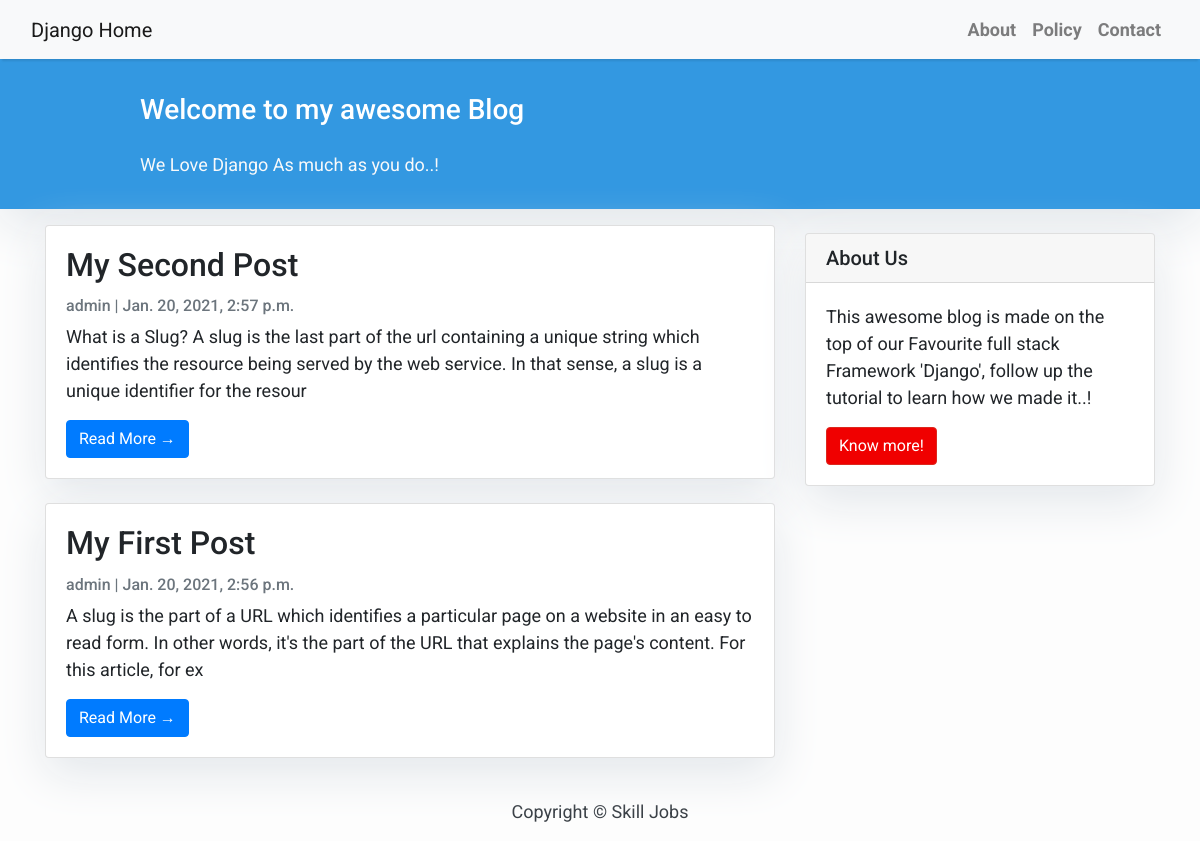
The app's page /, older data.
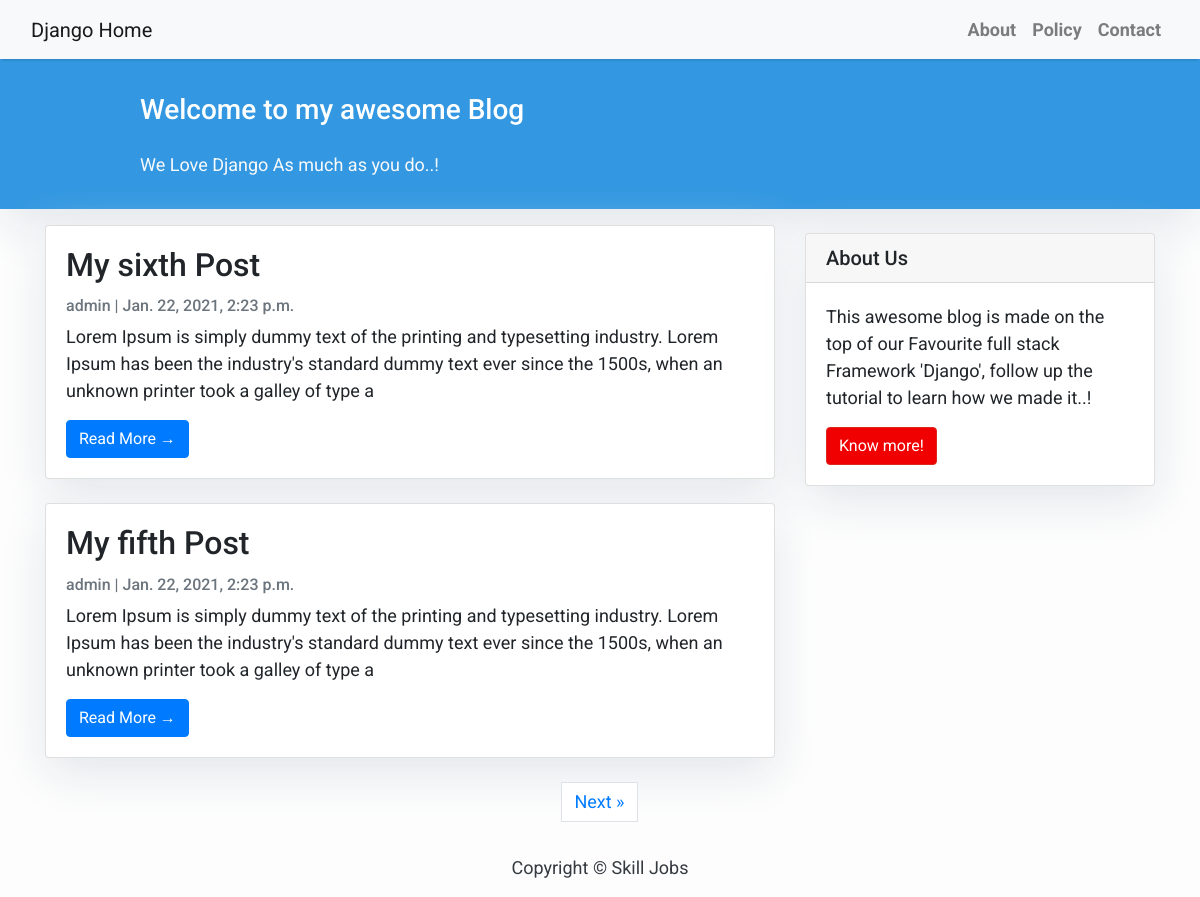
The same page, newer data.
### blog/models.py (models this page shows, shortened)
class Post(models.Model):
    title = models.CharField(max_length=200, unique=True)
    slug = models.SlugField(max_length=200, unique=True)
    author = models.ForeignKey(User, on_delete=models.CASCADE, related_name="blog_post")
    updated_on = models.DateTimeField(auto_now_add=True)
    content = models.TextField()
    created_on = models.DateTimeField(auto_now_add=True)
    status = models.IntegerField(choices=Status, default=0)
    class Meta:
        ordering = ['-created_on']

### blog/views.py (the view)
# urls.py: path('', views.PostList.as_view(), name='home'),
class PostList(generic.ListView):
    queryset = Post.objects.filter(status=1).order_by('-created_on')
    template_name = 'index.html'
    paginate_by = 2

### templates/index.html (shortened to what this page needs)
{% extends 'base.html' %}
{% block content %}
    <header class="masthead">
        <div class="container">
            <div class="row">
                <div class=" col-md-8 col-md-10 mx-auto">
                    <div class="site-heading">
                        <h3 class=" site-heading my-4 mt-3 text-white"> Welcome to my awesome Blog </h3>
                        <p class="text-light">We Love Django As much as you do..! &nbsp
                        </p>
                    </div>
                </div>
            </div>
        </div>
    </header>
    <div class="container">
        <div class="row">
            <div class="col-md-8 mt-3 left">
                {% for post in post_list %}
                    <div class="card mb-4">
                        <div class="card-body">
                            <h2 class="card-title">{{ post.title }}</h2>
                            <p class="card-text text-muted h6">{{ post.author }} | {{ post.created_on }} </p>
                            <p class="card-text">{{ post.content|slice:":200" }}</p>
                            <a href="{% url 'post_detail' post.slug %}" class="btn btn-primary">Read More &rarr;</a>
                        </div>
                    </div>
                {% endfor %}
            </div>
            {% block sidebar %} {% include 'sidebar.html' %} {% endblock sidebar %}
        </div>
        {% if is_paginated %}
            <nav aria-label="Page navigation">
                <ul class="pagination justify-content-center">
                    {% if page_obj.has_next %}
                        <li><a href="?page={{ page_obj.next_page_number }}" class="page-link">Next &raquo;</a></li>
                    {% endif %}
                </ul>
            </nav>
            </div>
        {% endif %}
{% endblock %}

### templates/base.html (shortened to what this page needs)
<!DOCTYPE html>
<html>
<head>
    <link rel="stylesheet" href="https://maxcdn.bootstrapcdn.com/bootstrap/4.0.0/css/bootstrap.min.css"
/>
</head>
<body>
<nav class="navbar navbar-expand-lg navbar-light bg-light shadow" id="mainNav">
    <div class="container-fluid">
        <a class="navbar-brand" href="{% url 'home' %}">Django Home</a>
        <div class="collapse navbar-collapse" id="navbarResponsive">
            <ul class="navbar-nav ml-auto">
                <li class="nav-item text-black">
                    <a class="nav-link text-black font-weight-bold" href="#">About</a>
                </li>
                <li class="nav-item text-black">
                    <a class="nav-link text-black font-weight-bold" href="#">Policy</a>
                </li>
                <li class="nav-item text-black">
                    <a class="nav-link text-black font-weight-bold" href="#">Contact</a>
                </li>
            </ul>
        </div>
    </div>
</nav>
{% block content %}{% endblock content %}
<footer class="py-3 bg-grey">
    <p class="m-0 text-dark text-center ">Copyright &copy; Skill Jobs</p>
</footer>
</body>
</html>

### templates/sidebar.html (shortened to what this page needs)
{% block sidebar %}
    <div class="col-md-4 float-right ">
        <div class="card my-4">
            <h5 class="card-header">About Us</h5>
            <div class="card-body">
                <p class="card-text"> This awesome blog is made on the top of our Favourite full stack Framework
                    'Django', follow up the tutorial to learn how we made it..!</p>
                <a href="https://djangocentral.com/building-a-blog-application-with-django"
                   class="btn btn-danger">Know more!</a>
            </div>
        </div>
    </div>
{% endblock sidebar %}

### templates/base.html (style rules this page uses)
body { font-family: "Roboto", sans-serif; font-size: 17px; background-color: #fdfdfd; }
.shadow { box-shadow: 0 4px 2px -2px rgba(0, 0, 0, 0.1); }
.btn-danger { color: #fff; background-color: #f00000; border-color: #dc281e; }
.masthead { background: #3398E1; height: auto; padding-bottom: 15px; box-shadow: 0 16px 48px #E3E7EB; padding-top: 10px; }

### templates/index.html (style rules this page uses)
body { font-family: "Roboto", sans-serif; font-size: 18px; background-color: #fdfdfd; }
.card { box-shadow: 0 16px 48px #E3E7EB; }

### templates/sidebar.html (style rules this page uses)
.card { box-shadow: 0 16px 48px #E3E7EB; }

Row changes from the older to the newer data that the page shows:
no longer on this page (row unchanged): Post: title "My Second Post", author "admin", created_on "Jan. 20, 2021, 2:57 p.m.", content "What is a Slug? A slug is the last part of the url containing a unique string which identifies the resource being served by the web service. In that sense, a slug is a unique identifier for the resour"
no longer on this page (row unchanged): Post: title "My First Post", author "admin", created_on "Jan. 20, 2021, 2:56 p.m.", content "A slug is the part of a URL which identifies a particular page on a website in an easy to read form. In other words, it's the part of the URL that explains the page's content. For this article, for ex"
added Post: title "My sixth Post", author "admin", created_on "Jan. 22, 2021, 2:23 p.m.", content "Lorem Ipsum is simply dummy text of the printing and typesetting industry. Lorem Ipsum has been the industry's standard dummy text ever since the 1500s, when an unknown printer took a galley of type a"
added Post: title "My fifth Post", author "admin", created_on "Jan. 22, 2021, 2:23 p.m.", content "Lorem Ipsum is simply dummy text of the printing and typesetting industry. Lorem Ipsum has been the industry's standard dummy text ever since the 1500s, when an unknown printer took a galley of type a"
Text that changed along with them:
text now shown: "Next »"
